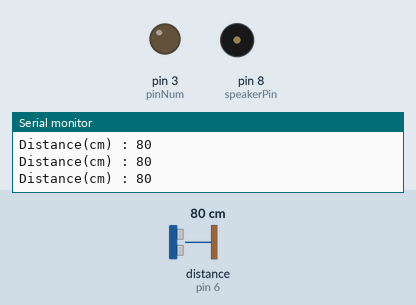
A sketch run on a simulated Arduino Uno, built with avr-gcc and run on an emulated ATmega328P. On the bench: output pins drawn as LEDs (lit = HIGH), buzzer (waves = sounding), the last lines printed to the serial monitor. Wiring (inferred from the names in the program): ultrasonic range finder: trigger pin 7; echo pin 6. The inputs (shaded band) are chosen by the test bench; at power-on: distance to the obstacle (sensor on pin 6) 80 cm. The echo pulse lasts 58.3 µs per cm; pins used as bus, display or sensor lines are not drawn.

Above: at 1.2 s.
1.3 s: distance to the obstacle (sensor on pin 6) set to 32 cm
2.8 s: distance to the obstacle (sensor on pin 6) set to 28 cm
At 3.8 s:
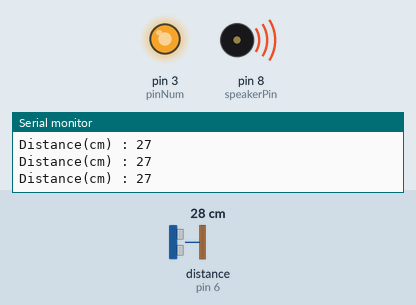
4.3 s: distance to the obstacle (sensor on pin 6) set to 9 cm
At 5.0 s:
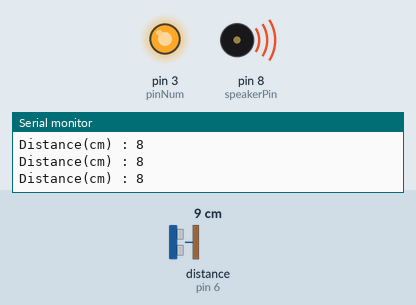
Timing chart, 0 to 7.3 s (numbered marks = the images above; inputs shaded):
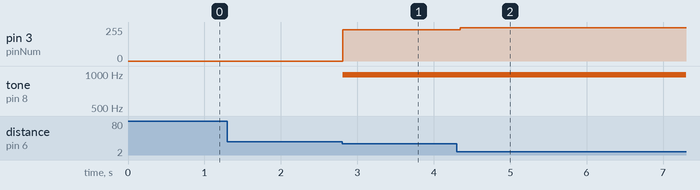

The sketch:

distance_LED.ino
```cpp
int distance;
int triggerPin = 7;
int echoPin = 6;

int pinNum = 3;
int speakerPin = 8;

void setup() {
  Serial.begin(9600);
  pinMode(triggerPin, OUTPUT);
  pinMode(echoPin, INPUT);
  pinMode(pinNum, OUTPUT);
  pinMode(speakerPin, OUTPUT);
}

void loop() {
  // 트리거 핀으로 펄스 값 출력
  distancef();

  //거리에 따라 밝기 조절
  int val = map(distance, 0, 300, 255, 0);

  if (distance >= 30) {
    digitalWrite(pinNum, LOW);
  }
  else {
    analogWrite(pinNum, val);
  }

  // tone 함수를 이용해 물체의 거리에 따라 단음 연주
  if (distance >= 30) {
    noTone(speakerPin);
  }
  else {
    tone(speakerPin, 988);
  }
  delay(100);
}

void distancef() {
  digitalWrite(triggerPin, HIGH);
  delayMicroseconds(10);
  digitalWrite(triggerPin, LOW);

  distance = pulseIn(echoPin, HIGH) / 58;

  Serial.println("Distance(cm) : " + String(distance));
}
```

Measured:
- the behaviour switches between 31 and 30 cm on distance to the obstacle (sensor on pin 6) (found by bisection; images 0 and 1)
- after the input at 2.8 s, pin 3 (pinNum): 0/255 → 233/255 at once; tone on pin 8 (speakerPin): silent → 988 Hz at once
- after the input at 4.3 s, pin 3 (pinNum): 233/255 → 249/255 after 0.05 s
